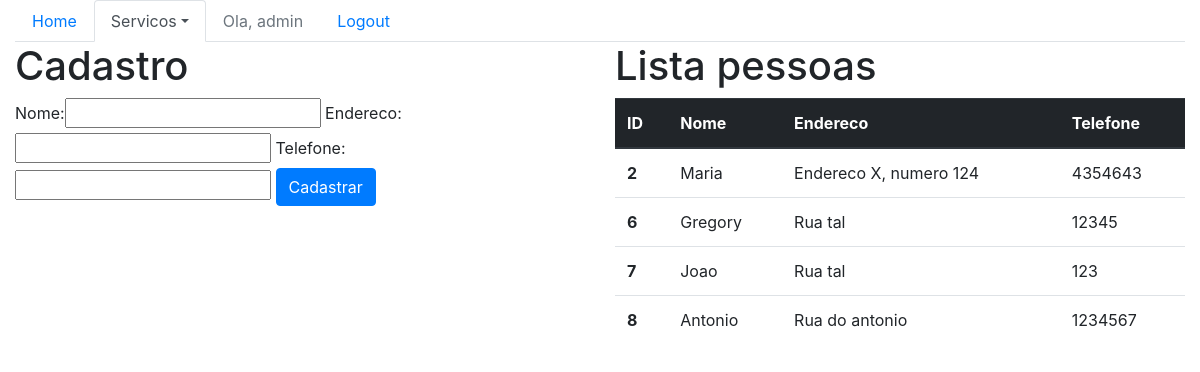
Screenshot of /sistema/pessoas/ (signed in) with the database file from the repository.
### core/models.py (models this page shows, shortened)
class Pessoa(models.Model):
    nome = models.CharField(max_length=100)
    endereco = models.CharField(max_length=200)
    telefone = models.CharField(max_length=20)

### core/views.py (the view)
@login_required()
def lista_pessoas(request):
    pessoas = Pessoa.objects.all()
    form = PessoaForm()
    data = {'pessoas': pessoas, 'form': form}
    return render(request, 'core/lista_pessoas.html', data)

### core/forms.py
class PessoaForm(ModelForm):
    class Meta:
        model = Pessoa
        fields = '__all__'

### core/templates/core/lista_pessoas.html (shortened to what this page needs)
{% extends 'base.html' %}
{% load bootstrap %}
{% block menu%}
    <ul class="nav nav-tabs">
        <li class="nav-item">
            <a class="nav-link" href="{% url 'core_home' %}">Home</a>
        </li>
        <li class="nav-item dropdown">
        <li class="nav-item active dropdown">
            <a class="nav-link dropdown-toggle active" data-toggle="dropdown" href="#" role="button" aria-haspopup="true" aria-expanded="false">Servicos</a>
        </li>
        {% if user.is_authenticated %}
            <li class="nav-item">
                    <a class="nav-link disabled" href="">Ola, {{ user }}</a>
            </li>
            <li class="nav-item">
                    <a class="nav-link" href="{% url 'logout' %}">Logout</a>
            </li>
        {% else %}
            <li class="nav-item">
                    <a class="nav-link" href="{% url 'login' %}">Login</a>
            </li>
        {% endif %}
    </ul>
{% endblock %}
{% block main %}
<div class="row">
    <div class="col-sm-6">
            <h1>Cadastro</h1>
        <form action="{% url 'core_pessoa_novo' %}" method="POST">
            {{ form|bootstrap }}
            <button type="submit" class="btn btn-primary">Cadastrar</button>
        </form>
    </div>
    <div class="col-sm-6">
            <h1>Lista pessoas</h1>
            <table class="table">
                <thead class="thead-dark">
                    <tr>
                    <th scope="col">ID</th>
                    <th scope="col">Nome</th>
                    <th scope="col">Endereco</th>
                    <th scope="col">Telefone</th>
                    </tr>
                </thead>
                <tbody>
                    {% for pessoa in pessoas%}
                    <tr>
                    <th scope="row">{{ pessoa.id }}</th>
                    <td>{{ pessoa.nome }}</td>
                    <td>{{ pessoa.endereco }}</td>
                    <td>{{ pessoa.telefone }}</td>
                    </tr>
                    {% endfor %}
                </tbody>
            </table>
    </div>
</div>
{% endblock %}

### rows the page displays
Pessoa: id "2", nome "Maria", endereco "Endereco X, numero 124", telefone "4354643"
Pessoa: id "6", nome "Gregory", endereco "Rua tal", telefone "12345"
Pessoa: id "7", nome "Joao", endereco "Rua tal", telefone "123"
Pessoa: id "8", nome "Antonio", endereco "Rua do antonio", telefone "1234567"

### other values shown
{{ user }} "admin"
